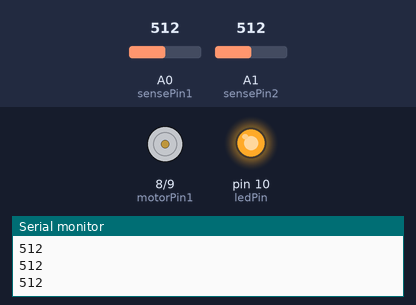
Recording of a sketch running on a simulated Arduino Uno, built with avr-gcc and run on an emulated ATmega328P. Shown: motor-driver pin pairs drawn as motors (green arrow = first pin HIGH = forward, orange = second pin HIGH = backward, longer = more drive), output pins drawn as LEDs (lit = HIGH), the last lines printed to the serial monitor. The inputs (shaded band) are chosen by the test bench; at power-on: A1 (sensePin2) = 512, A0 (sensePin1) = 512.

Above: at 1.2 s.
1.3 s: A1 (sensePin2) set to 1010
2.8 s: A1 (sensePin2) set to 1021
At 4.0 s:
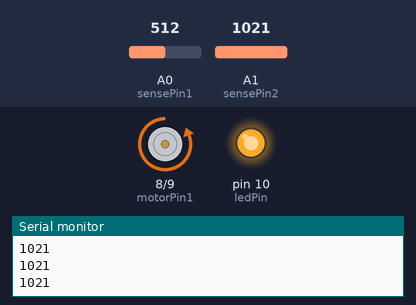
4.3 s: A1 (sensePin2) set to 900
At 5.5 s:
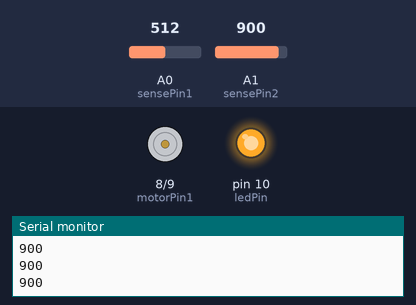
5.8 s: A0 (sensePin1) set to 132
7.3 s: A0 (sensePin1) set to 108
At 7.6 s:
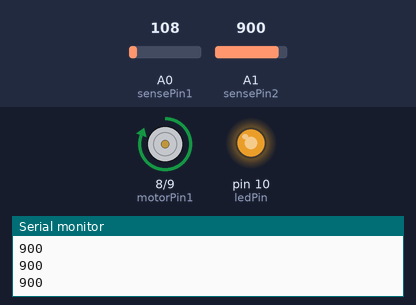
8.8 s: A0 (sensePin1) set to 122
At 10.0 s:
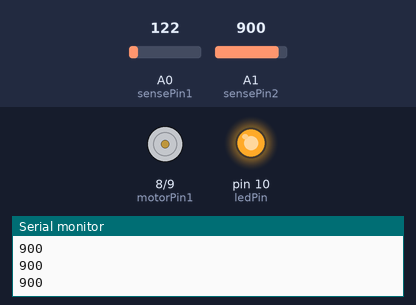
Timing chart, 0 to 11.3 s (numbered marks = the images above; inputs shaded):
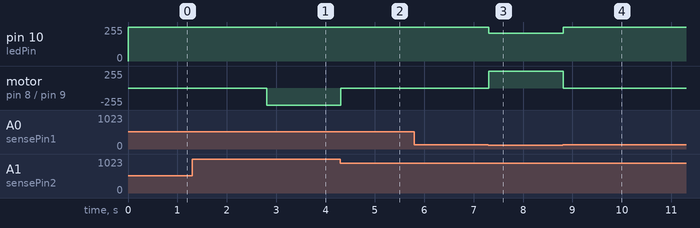

Measured:
- the behaviour switches between 1020 and 1021 on A1 (sensePin2) (found by bisection; images 0 and 1)
- the behaviour switches between 120 and 119 on A0 (sensePin1) (found by bisection; images 2 and 3)
- after the input at 2.8 s, motor on pin 8 (motorPin1) / pin 9 (motorPin2): stopped → backward 255/255 at once
- after the input at 4.3 s, motor on pin 8 (motorPin1) / pin 9 (motorPin2): backward 255/255 → stopped at once
- after the input at 7.3 s, pin 10 (ledPin): 255/255 → 208/255 at once; motor on pin 8 (motorPin1) / pin 9 (motorPin2): stopped → forward 255/255 at once
- after the input at 8.8 s, pin 10 (ledPin): 208/255 → 255/255 at once; motor on pin 8 (motorPin1) / pin 9 (motorPin2): forward 255/255 → stopped at once

The sketch:

robot_hand.ino
```cpp
int sensePin1 = 0, sensePin2 = 1;
int motorPin1 = 8, motorPin2 = 9;
int ledPin = 10;


void setup()
{
  pinMode(ledPin, OUTPUT);
  pinMode(motorPin1, OUTPUT);
  pinMode(motorPin2, OUTPUT);
  Serial.begin(9600);
}


void loop()
{
  int rightVal = analogRead(sensePin1);
  int leftVal = analogRead(sensePin2);
  Serial.println( leftVal);

  if(rightVal > 120 && leftVal < 1020)
  {
    digitalWrite(motorPin1, LOW);
    digitalWrite(motorPin2, LOW);
    analogWrite(ledPin, 255);
  }
  else if(rightVal < 120 && leftVal < 1020)  //rightrotate
  {
    if(rightVal > 90)  analogWrite(ledPin, rightVal+100);
    else if(rightVal > 40)  analogWrite(ledPin, rightVal+50);
    else if(rightVal > 10)  analogWrite(ledPin, rightVal+20);
    else analogWrite(ledPin, 0);

   digitalWrite(motorPin1, HIGH);
   digitalWrite(motorPin2, LOW);

    delay(300);
  }
  else if(rightVal > 120 && leftVal > 1020)  //leftrotate
  {
   digitalWrite(motorPin1, LOW);
   digitalWrite(motorPin2, HIGH);
   delay(300);
  }
  else
  {
    digitalWrite(motorPin1, LOW);
    digitalWrite(motorPin2, LOW);
  }


}
```
